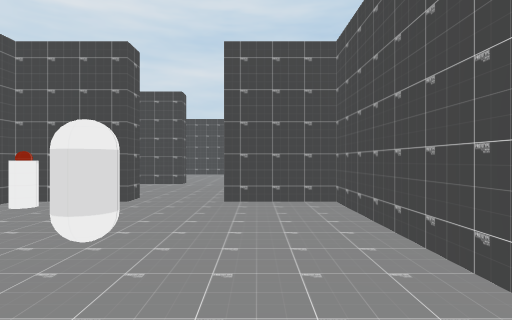
[1] (above)

24 first-person views from a walk through a scene from a Unity 3-D project. The camera is 1.3 m above the floor, looks level and sees 80° across. The floor is counted in squares, 2 m on a side. Each view is taken from the middle of a square. On the plan, view 1 faces up. The plan holds only what a view shows up to about 10 squares ahead; the rest is blank. The place goes on beyond the plan. The player is left out. Door leaves are left out, so doorways stand open. Some surface patterns are stand-ins.

[2]
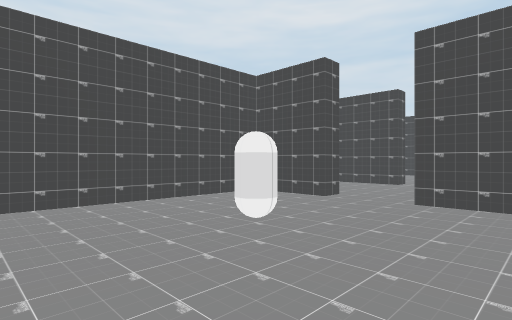

[3]
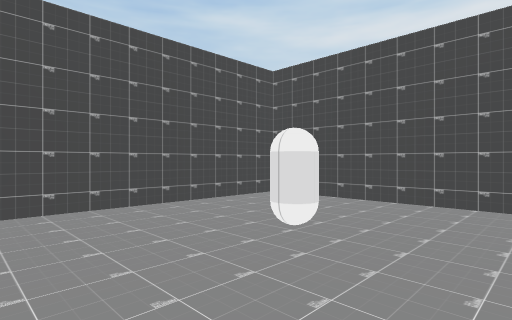

[4]
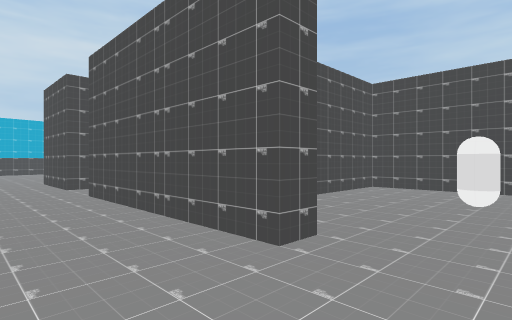

[5]
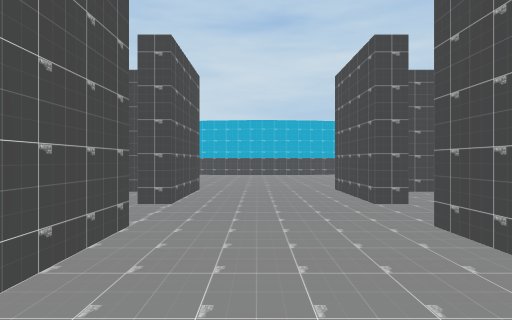

[6]
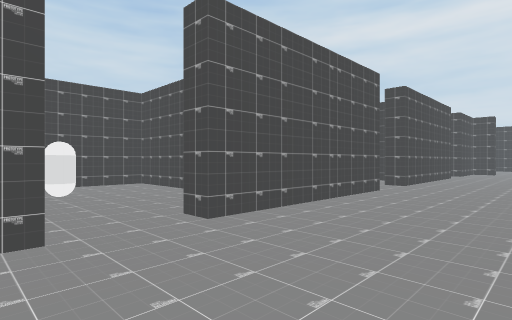

[7]
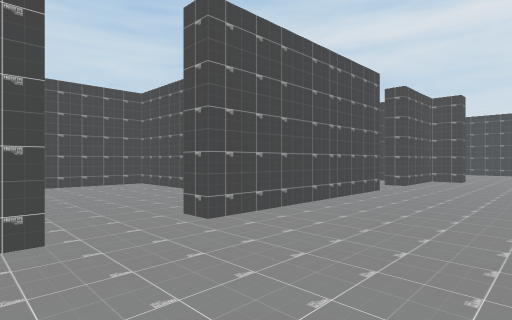

[8]
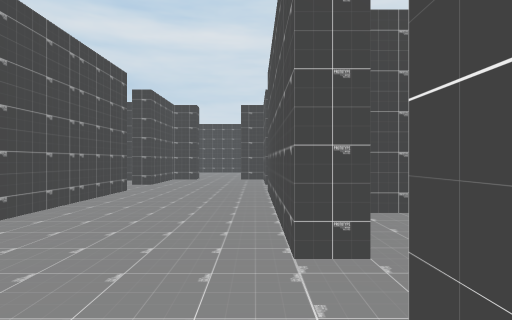

[9]
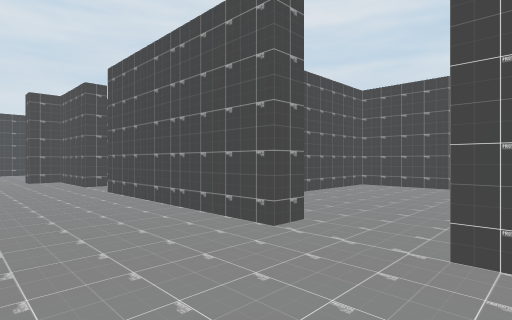

[10]
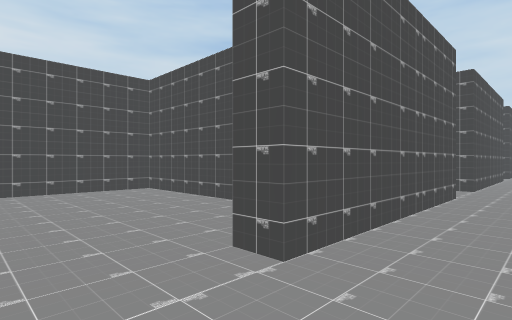

[11]
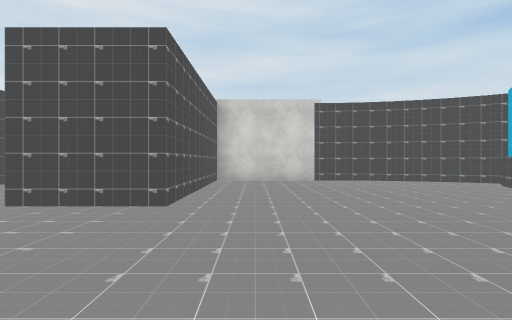

[12]
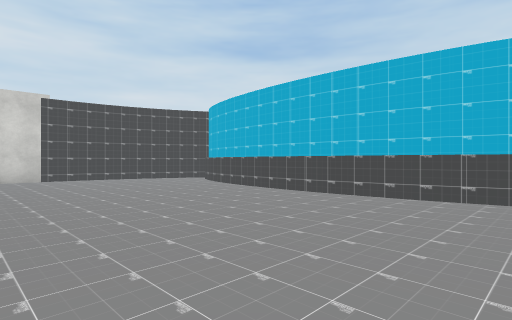

[13]
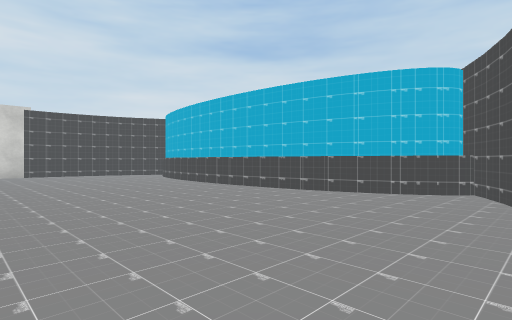

[14]
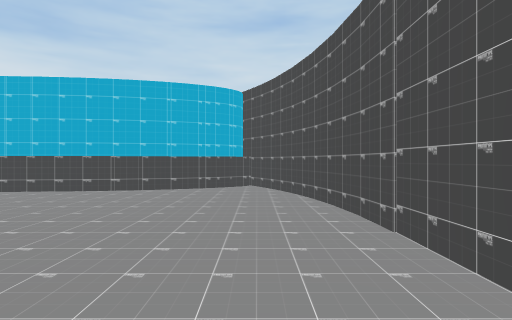

[15]
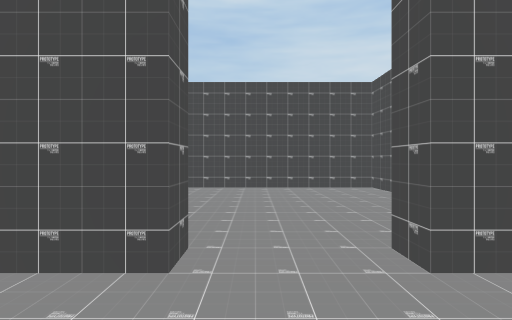

[16]
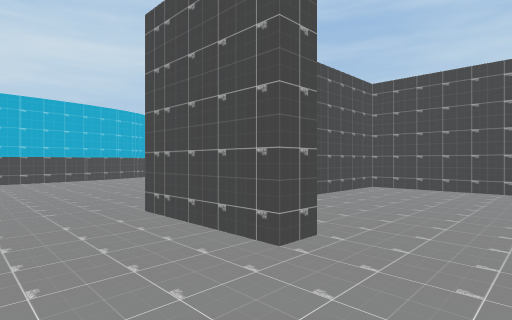

[17]
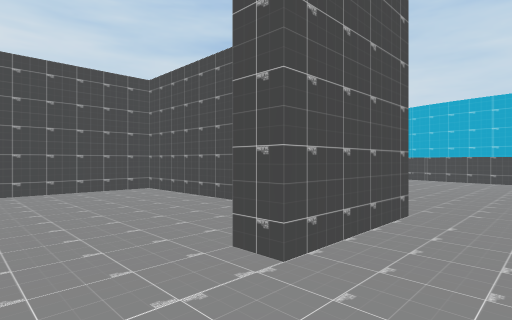

[18]
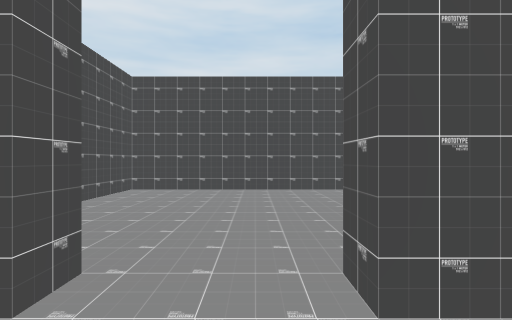

[19]
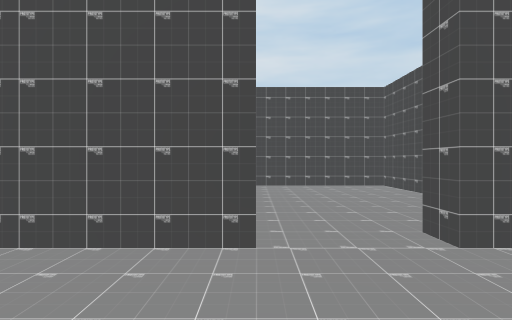

[20]
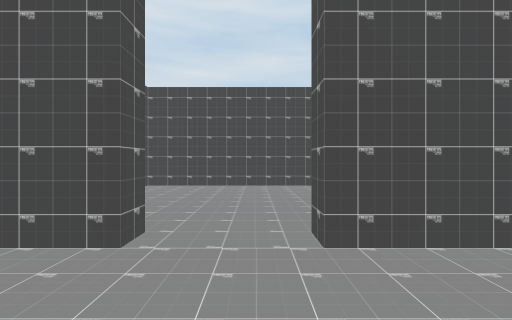

[21]
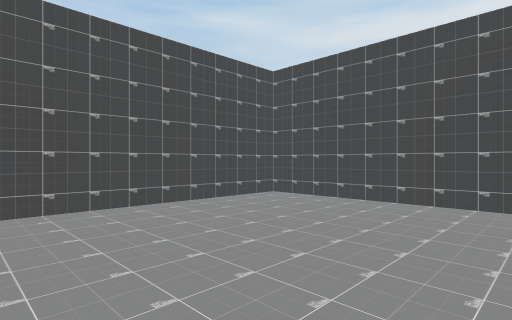

[22]
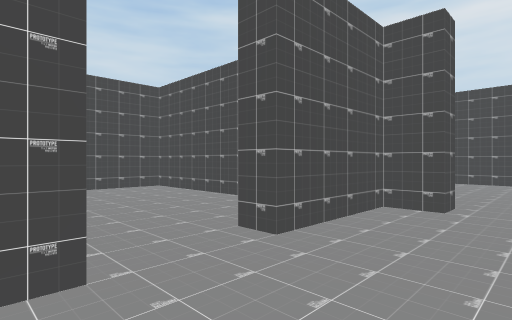

[23]
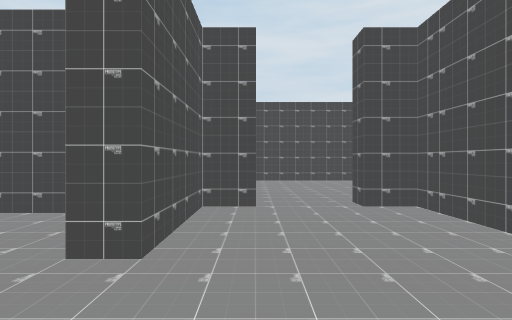

[24]
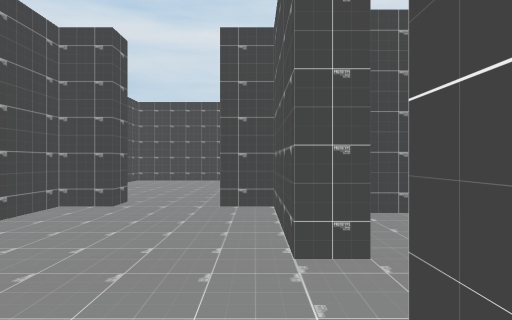

### Floor plan
Points are (right, up) in squares from view 1. A wall is a line through its corners. A room is listed if a view was taken in it or the views show most of it. See-through windows are left out.
Room 1 (views 1, 2, 3)
walls: (-2, 4.8) (-3.7, 4.8) (-3.7, -0.2) (1.3, -0.2) (1.3, 4.8) (-0.5, 4.8)
ways out: open door at (-1.5, 5) to room 2
objects: other object (-3, 4); other object (-1, 2)
Room 2 (views 4, 5, 6, 7, 8, 9, 10, 11, 12, 13, 14, 15, 16, 17, 18, 19, 20, 22, 23, 24)
walls: (4, 8.3) (-0.5, 8.3); (5.5, 5.3) (7.8, 5.3); (-0.5, 5.3) (4, 5.3); (-2, 8.3) (-6.5, 8.3); (9.5, -0.2) (11.6, -0.2); (14.2, 7.4) (14.3, 8); (14.2, 7.7) (14.5, 10.2); (11.6, 13.7) (7.8, 13.7) (7.8, 8.3) (5.5, 8.3); (14.3, 4.6) (14.2, 5.6); (11.5, -0.2) (13.3, 0); (14.6, 9.9) (14.9, 11); (14.8, 10.8) (15.1, 11.6); (14.7, 2.9) (14.2, 5.1); (13.3, 13.5) (11.5, 13.7); (13.2, 0) (14, 0.3); (15, 11.4) (15.4, 11.9); (14.1, 13.2) (13.2, 13.5); (15, 2.1) (14.7, 3.1); (14, 0.2) (15.5, 1); (15.2, 1.8) (15, 2.3); (-6.5, 5.3) (-2, 5.3); (15.4, 1.5) (15.1, 2); (15.6, 12.5) (14, 13.3); (15.5, 1.3) (15.2, 1.7); (15.4, 0.9) (16.1, 1.3); (16, 12.3) (15.4, 12.6); (-8, 8.3) (-12.5, 8.3); (-12.5, 5.3) (-8, 5.3); (-14, 8.3) (-16.3, 8.3) (-16.3, 7.5); (-16.3, 6) (-16.3, 5.3) (-14, 5.3)
ways out: open door at (-1.5, 5) to room 1; open door at (-7.5, 5) to room 3; open door at (-7.3, 8.3) to room 4; open door at (-1.3, 8.3) to room 5; open door at (4.5, 5) to room 6; open door at (4.7, 8.3) to room 7; open door at (-16.7, 6.7); open door at (-13.5, 5); open door at (-13.3, 8.3)
Room 3 (view 21)
walls: (-9.8, 4.1) (-9.8, -0.2) (-5.4, -0.2)
ways out: open door at (-7.5, 5) to room 2
Room 4 (no view inside)
walls: (-4.7, 10.8) (-4.7, 13.7) (-9.8, 13.7) (-9.8, 9.4)
ways out: open door at (-7.3, 8.3) to room 2
Room 5 (no view inside)
walls: (1.3, 11.9) (1.3, 13.7) (-3.8, 13.7)
ways out: open door at (-1.3, 8.3) to room 2
Room 6 (no view inside)
walls: (2.3, 0.9) (2.3, -0.2) (7.3, -0.2) (7.3, 3.9)
ways out: open door at (4.5, 5) to room 2
Room 7 (no view inside)
walls: (7.3, 9.4) (7.3, 13.7) (2.3, 13.7) (2.3, 11.8)
ways out: open door at (4.7, 8.3) to room 2

Positions as (right, up) in squares from view 1, and headings:
1: (0, 0), facing up
2: (1, 0), facing up-left
3: (1, 4), facing down-left
4: (-2, 7), facing down-right
5: (1, 7), facing right
6: (0, 8), facing down-left
7: (-6, 8), facing down-left
8: (-6, 8), facing left
9: (-6, 6), facing up-left
10: (-8, 7), facing up-right
11: (9, 4), facing up
12: (9, 3), facing up-right
13: (9, 0), facing up-right
14: (8, 1), facing right
15: (5, 7), facing down
16: (4, 7), facing down-right
17: (4, 7), facing up-right
18: (5, 7), facing up
19: (-2, 6), facing up
20: (-1, 6), facing up
21: (-5, 4), facing down-left
22: (-12, 7), facing down-left
23: (-12, 6), facing left
24: (-12, 8), facing left
